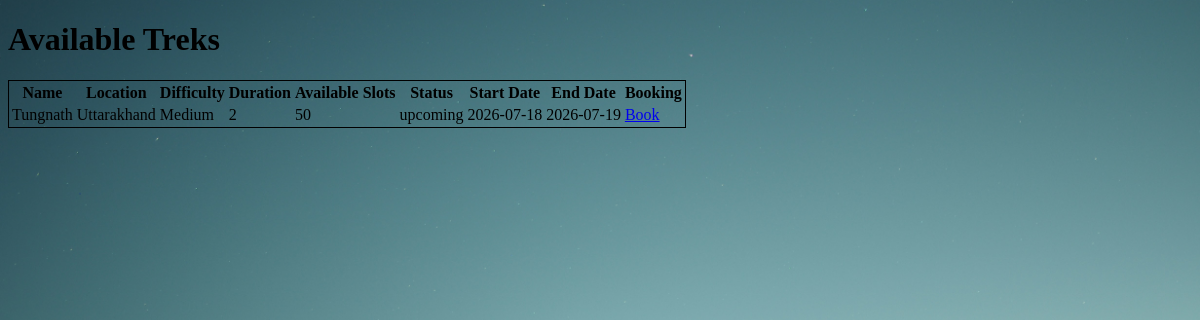
The app's page /available-treks with its own data.
### models.py (models this page shows)
class Trek(db.Model):
    __tablename__="treks"
    trek_id=db.Column(db.Integer,primary_key=True)
    name=db.Column(db.String(100),nullable=False)
    location=db.Column(db.String(100),nullable=False)
    difficulty=db.Column(db.String(50),nullable=False)
    duration=db.Column(db.Integer,nullable=False)
    available_slots=db.Column(db.Integer,nullable=False)
    assigned_staff_id=db.Column(db.Integer,db.ForeignKey("users.user_id"),nullable=True)
    status=db.Column(db.String(50),nullable=False)
    start_date=db.Column(db.Date, nullable=False)
    end_date=db.Column(db.Date, nullable=False)
    bookings=db.relationship("Booking",backref="treks",lazy=True)

### app.py (the view)
@app.route("/available-treks")
def available_treks():
    if session.get("role")=="admin":
        return "You are the Admin"
    available_treks=Trek.query.filter_by(status="upcoming").all()
    return render_template("trekker/available-treks.html",treks=available_treks)

### templates/trekker/available-treks.html (shortened to what this page needs)
<!DOCTYPE html>
<html lang="en">
<head>
    <link href="../static/css/style.css" rel="stylesheet">
</head>
<body class="bg-mountains">
    <h1>Available Treks</h1>
    <table style="border: 1px solid;">
        <tr>
            <th>Name</th>
            <th>Location</th>
            <th>Difficulty</th>
            <th>Duration</th>
            <th>Available Slots</th>
            <th>Status</th>
            <th>Start Date</th>
            <th>End Date</th>
            <th>Booking</th>
        </tr>
        {% for trek in treks %}
        <tr>
            <td>{{trek.name}}</td>
            <td>{{trek.location}}</td>
            <td>{{trek.difficulty}}</td>
            <td>{{trek.duration}}</td>
            <td>{{trek.available_slots}}</td>
            <td>{{trek.status}}</td>
            <td>{{trek.start_date}}</td>
            <td>{{trek.end_date}}</td>
            <td><a href="/book-trek/{{trek.trek_id}}">Book</a></td>
        </tr>
        {% endfor %}
    </table>
</body>
</html>

### static/css/style.css (style rules this page uses)
.bg-mountains { background-image: url(../images/login-page-mountains.jpg); background-repeat: no-repeat; background-size: cover; background-position: center; min-height: 90vh; }

### records on screen
Trek: name "Tungnath", location "Uttarakhand", difficulty "Medium", duration "2", available_slots "50", status "upcoming", start_date "2026-07-18", end_date "2026-07-19"
